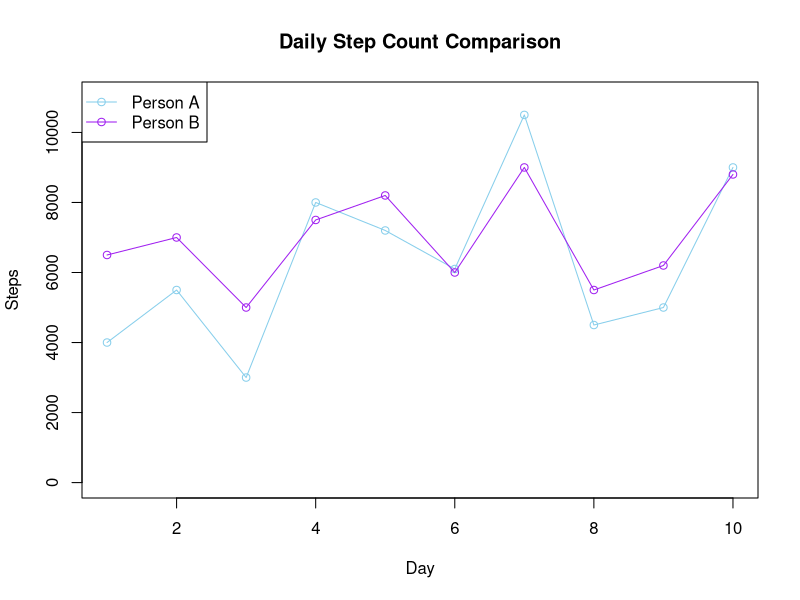

This figure's R source:
getwd()
setwd("C:/Users/student/Documents/Kp6011")

# Step 1: Create the data
days <- 1:10
personA <- c(4000, 5500, 3000, 8000, 7200, 6100, 10500, 4500, 5000, 9000)
personB <- c(6500, 7000, 5000, 7500, 8200, 6000, 9000, 5500, 6200, 8800)

# Step 2: Give the chart file a name.
jpeg(file = "Daily_Step_Count_Comparison.jpg")

# Step 3: Plot Person A's data
plot(days, personA, type = "o", col = "skyblue",
     xlab = "Day", ylab = "Steps",
     main = "Daily Step Count Comparison",
     ylim = c(0, 11000))  # set y-axis range

# Step 4: Add Person B's data
lines(days, personB, type = "o", col = "purple")

# Step 5: Add a legend
legend("topleft", legend = c("Person A", "Person B"),
       col = c("skyblue", "purple"), lty = 1, pch = 1)

# Step 6: Save the file.
dev.off()
